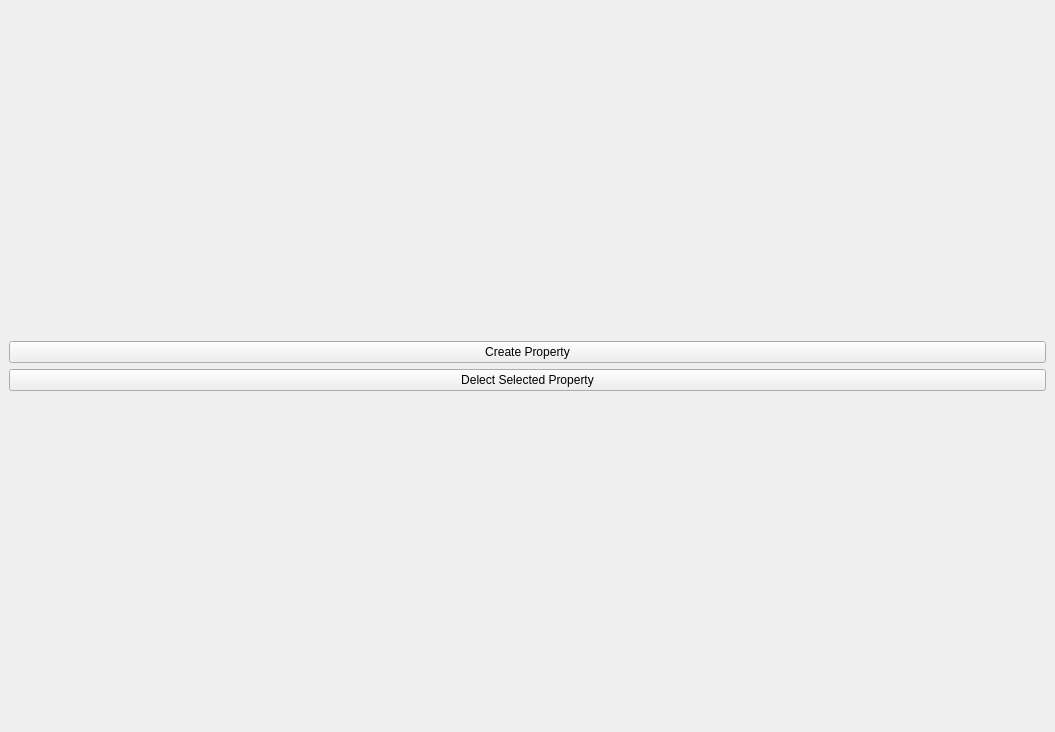
<?xml version="1.0" encoding="UTF-8"?>
<ui version="4.0">
 <class>Property_Page</class>
 <widget class="QMainWindow" name="Property_Page">
  <property name="geometry">
   <rect>
    <x>0</x>
    <y>0</y>
    <width>1055</width>
    <height>732</height>
   </rect>
  </property>
  <property name="windowTitle">
   <string>MainWindow</string>
  </property>
  <widget class="QWidget" name="centralwidget">
   <layout class="QGridLayout" name="gridLayout_2">
    <item row="0" column="0">
     <layout class="QGridLayout" name="gridLayout">
      <item row="0" column="0">
       <layout class="QVBoxLayout" name="verticalLayout">
        <item>
         <widget class="QPushButton" name="create_property_btn">
          <property name="text">
           <string>Create Property</string>
          </property>
         </widget>
        </item>
        <item>
         <widget class="QPushButton" name="delete_property_btn">
          <property name="text">
           <string>Delect Selected Property</string>
          </property>
         </widget>
        </item>
       </layout>
      </item>
     </layout>
    </item>
   </layout>
  </widget>
 </widget>
 <resources>
  <include location="images.qrc"/>
 </resources>
 <connections/>
</ui>
